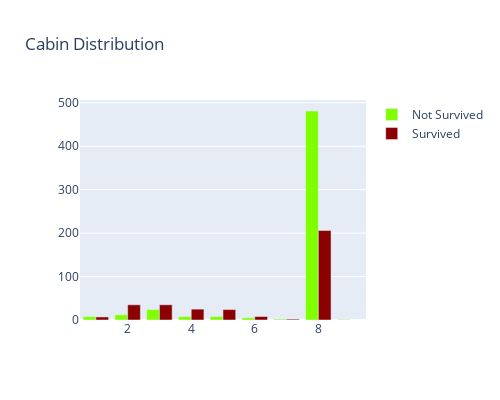

Notebook code cell kept with this figure:
### Code cell
df_m = train_df[train_df['Survived'] == 0]
df_f = train_df[train_df['Survived'] == 1]
df_m = df_m['Cabin'].value_counts()
df_f = df_f['Cabin'].value_counts()

trace1 = go.Bar(x = df_m.index[::-1], y = df_m.values[::-1], name = 'Not Survived', marker = dict(color = 'chartreuse'))
trace2 = go.Bar(x = df_f.index[::-1], y = df_f.values[::-1], name = 'Survived', marker = dict(color = 'darkred'))
data = [trace1, trace2]
layout = go.Layout(height = 400, width = 500, title='Cabin Distribution')
fig = go.Figure(data = data, layout= layout)
py.iplot(fig)

### Figure 1 — Plotly figure (JSON) as saved in the notebook; plotly's stock layout.template omitted (floating-point values rounded to 4 significant figures)
{"data": [{"marker": {"color": "chartreuse"}, "name": "Not Survived", "type": "bar", "x": [9, 7, 6, 1, 4, 5, 2, 3, 8], "y": [1, 2, 5, 8, 8, 8, 12, 24, 481]}, {"marker": {"color": "darkred"}, "name": "Survived", "type": "bar", "x": [7, 1, 6, 5, 4, 2, 3, 8], "y": [2, 7, 8, 24, 25, 35, 35, 206]}], "layout": {"height": 400, "title": {"text": "Cabin Distribution"}, "width": 500}}
